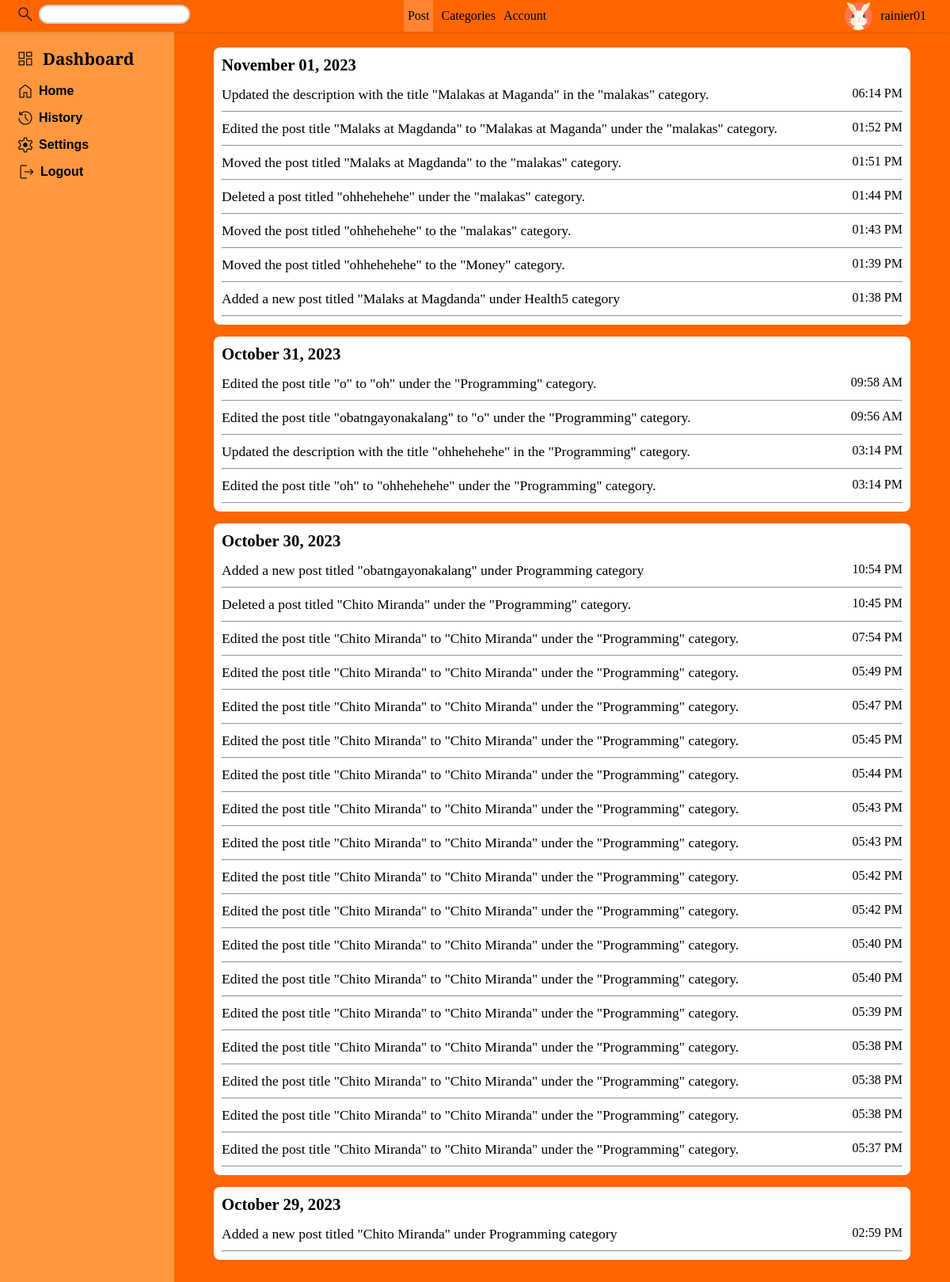
The page /history/post (signed in) on the database its author committed.
### tables this page shows
CREATE TABLE "src_avatar" (
	"avatarID"	INTEGER NOT NULL,
	"avatarPath"	TEXT NOT NULL,
	PRIMARY KEY("avatarID" AUTOINCREMENT)
);

CREATE TABLE "users" (
	"user_id"	INTEGER,
	"first_name"	TEXT NOT NULL,
	"last_name"	TEXT NOT NULL,
	"username"	NUMERIC NOT NULL UNIQUE,
	"password"	TEXT NOT NULL,
	"date_created"	TEXT NOT NULL,
	"time_created"	TEXT NOT NULL,
	"avatarID"	INTEGER DEFAULT 1,
	PRIMARY KEY("user_id" AUTOINCREMENT)
);

CREATE TABLE "user_history" (
	"date"	TEXT NOT NULL,
	"history_id"	INTEGER NOT NULL,
	"history"	TEXT NOT NULL,
	"user_id"	INTEGER NOT NULL,
	"history_type"	TEXT NOT NULL,
	"time"	TEXT NOT NULL,
	PRIMARY KEY("history_id" AUTOINCREMENT),
	FOREIGN KEY("user_id") REFERENCES "users"("user_id")
);

### app.py (the view, shortened to what this page needs)
@app.route("/history/<type>")
@login_required
def history(type):
    username = session["user_id"]
    user_id = db.execute("SELECT user_id FROM users WHERE username = ?", username)[0]["user_id"]
    organized_history = {}
    count_post = db.execute("SELECT COUNT(links.title_name) AS count FROM links JOIN folders  ON links.folder_id = folders.folder_id WHERE folders.user_id = ?", user_id)[0]['count']
    count_categories = db.execute("SELECT COUNT(folder_name) AS count FROM folders WHERE user_id = ?", user_id)[0]['count']
    all_avatar_path = all_avatar_path = db.execute("SELECT avatarPath FROM src_avatar")
    current_avatar = db.execute("SELECT avatar.avatarPath FROM src_avatar AS avatar JOIN users ON users.avatarID = avatar.avatarID WHERE users.user_id = ?", user_id)[0]['avatarPath']
    current_avatar_path = db.execute("SELECT src_avatar.avatarPath FROM src_avatar JOIN  users ON users.avatarID = src_avatar.avatarID WHERE users.user_id = ?", user_id)[0]['avatarPath']
    history_content = ['post', 'categories', 'account']
    if str(type) == "account":
        records = db.execute("SELECT date, time, history FROM user_history WHERE user_id = ? AND history_type = ? ORDER BY date DESC, time DESC, history_id DESC", user_id, str(type).upper())
        for record in records:
            history = record['history']
            time = record['time']
            date_record = record['date']
            date = history_date_format(date_record)
            if date in organized_history:
                organized_history[date].append((history, time))
            else:
                organized_history[date] = [(history, time)]
        history = "account"
        return render_template("history.html",history = history,history_content = history_content, username = username,organized_history = organized_history, count_post = count_post, count_categories = count_categories, all_avatar_path = all_avatar_path, current_avatar = current_avatar, current_avatar_path = current_avatar_path)
    elif str(type) == "post":
        records = db.execute("SELECT date, time, history FROM user_history WHERE user_id = ? AND history_type = ? ORDER BY date DESC, time DESC, history_id DESC", user_id, str(type).upper())
        for record in records:
            history = record['history']
            time = record['time']
            date_record = record['date']
            date = history_date_format(date_record)
            if date in organized_history:
                organized_history[date].append((history, time))
            else:
                organized_history[date] = [(history, time)]
        history = "post"
        return render_template("history.html",history=history, history_content = history_content,username = username,organized_history = organized_history, count_post = count_post, count_categories = count_categories, all_avatar_path = all_avatar_path, current_avatar = current_avatar, current_avatar_path = current_avatar_path)

### helper.py (called while the page is built)
def login_required(f):
    @wraps(f)
    def decorated_function(*args, **kwargs):
        if 'user_id' not in session:
            return redirect(url_for('loginUI'))
        return f(*args, **kwargs)
    return decorated_function

def history_date_format(date_record):
    date_object = datetime.strptime(date_record, "%m-%d-%Y")
    formatted_date = date_object.strftime("%B %d, %Y")
    return str(formatted_date)

### templates/history.html (shortened to what this page needs)
<!DOCTYPE html>
<html lang="en">
<head>
    <link
    rel="stylesheet"
    href="{{ url_for('static', filename='folder-post.css') }}"
  />
  <link
  rel="stylesheet"
  href="{{ url_for('static', filename='style.css') }}"
/>
<link
rel="stylesheet"
href="{{ url_for('static', filename='history.css') }}"
/>
  <link
  rel="stylesheet"
  href="{{ url_for('static', filename='profile-box.css') }}"
/>
</head>
<body>
    <div class="main-container-post">
    <nav class="nav nav-history">
        <div class="searchInput">
          <label for="search"
            ><i class="material-symbols-outlined">Search</i></label
          >
          <input type="text" id="search" autocomplete="off" autofocus />
        </div>
        <div class="middle-nav">
          {% for content in history_content %}
          {% if content == history %}
          <a  class="active-history"  href="/history/{{content}}">{{content | capitalize}}</a>
          {% else %}
          <a href="/history/{{content}}">{{content | capitalize}}</a>
          {% endif %}
          {% endfor %}
        </div>
        <div class="nav-profile">
          <div class="nav-profile-extend">
            <div class="nav-profile-extend-box">
            <img class="prof-img" src="{{ url_for('static', filename='avatars/' ~ current_avatar_path) }}" alt="icon">
            <div>{{username}}</div>
          </div>
          </div>
        </div>
      </nav>
    <aside class="sidebar history-sidebar">
        <button class="dashboard-box">
          <div class="icon-dashboard">
            <i class="material-symbols-outlined dashboard-icon">dashboard</i>
          </div>
          <div id="dashboard-text">Dashboard</div>
        </button>
        <ul >
          <a href="/home">
            <li class="icon-dash">
              <i class="material-symbols-outlined">Home</i>
              <div class="dash-text">Home</div>
            </li>
          </a>
          <a href="" class="current_path">
            <li class="icon-dash">
              <i class="material-symbols-outlined">history</i>
              <div class="dash-text">History</div>
            </li>
          </a>
          <a href="">
            <li class="icon-dash">
              <i class="material-symbols-outlined">settings</i>
              <div class="dash-text">Settings</div>
            </li>
          </a>
          <a href="/logout">
            <li class="icon-dash logout-icon">
              <i class="material-symbols-outlined">logout</i>
              <div class="dash-text">Logout</div>
            </li>
          </a>
        </ul>
      </aside>
      <article class="article-history">
            {% for date,  items in organized_history.items() %}
            <div class="history-box">
              <div class="history-date">{{date}}</div>
              {% for item in items %}
              <ul>
                <li>
                  <div class="history-text">{{item[0]}}</div>
                  <div class="history-time">{{item[1]}}</div>
                </li>
                <hr>
              </ul>
            {% endfor %}
            </div>
            {% endfor %}
      </article>
      </div>
</body>
</html>

### static/folder-post.css (style rules this page uses)
* { padding: 0; margin: 0; box-sizing: border-box; }
:root { --nav_height: 45px; --sidebarwidth:300px; }
.main-container-post { height: 100vh; box-sizing: border-box; background-color: #000; }
.nav { display: flex; justify-content: space-between; align-items: center; padding: 0px 20px 0px 20px; box-shadow: 0px 0px 5px rgba(0, 0, 0, 0.2); position: fixed; z-index: 2; top:0; left: 0; width: 100%; background-color: #FF6600; box-sizing: border-box; height: var(--nav_height); }
.searchInput { flex: 1; display: flex; align-items: flex-start; gap: 5px; }
#search { border-radius: 15px; border: 2px solid lightgray;; background-color: #fff; padding: 3px 5px; }
.middle-nav { flex: 1; flex-wrap: wrap; display: flex; justify-content: center; gap: 10px; }
.nav-profile { flex: 1; display: flex; justify-content: flex-end; height: 100%; }

### static/style.css (style rules this page uses)
* { margin: 0; padding: 0; }
body { position: relative; height: 100vh; background-color: #000; }
:root { --sidebarwidth: 150px; --normalsidebar:60px; }
a { text-decoration: none; color: #000; }
.sidebar { background-color: #ff983f; padding: 20px 20px 20px 20px; position: fixed; width: 220px; box-sizing: border-box; top: 0; bottom: 0; }
.dashboard-box, .dashboard { display: flex; justify-content: flex-start; align-items: center; gap: 10px; }
.dashboard-box { margin-bottom: 15px; background-color: #ff983f; border: none; }
.icon-dash { display: flex; align-items: center; gap: 5px; margin-bottom: 10px; box-sizing: border-box; }
.icon-dashboard { display: flex; align-items: center; gap: 5px; box-sizing: border-box; }
#dashboard-text { font-weight: 700; font-size: 1.3rem; font-family: 'PT Serif', serif; }
.dashboard-icon { font-size: 35px; }
.dash-text { font-family: 'Noto Sans JP', sans-serif; font-weight: 700; display: flex; align-items: flex-start; }
.material-symbols-outlined { font-variation-settings: 'FILL' 0, 'wght' 300, 'GRAD' 1, 'opsz' 50 }
.icon-dashboard { animation: rotate_invert 0.5s ease-in both; }
.logout-icon { padding-left: 2px; }
.prof-img { width: 35px; height: 35px; }
.nav { display: flex; justify-content: space-between; align-items: center; padding: 0px 20px 0px 20px; box-shadow: 0px 0px 5px rgba(0, 0, 0, 0.2); position: fixed; z-index: 2; top: 0; left: 0; width: 100%; background-color: #FF6600; box-sizing: border-box; height: 45px; }
.searchInput input { height: 24px; }
#search { border-radius: 15px; border: 2px solid lightgray; background-color: #fff; padding: 3px 5px; box-sizing: border-box; }
.searchInput { flex: 1; display: flex; align-items: flex-start; gap: 5px; }
.middle-nav { flex: 1; flex-wrap: wrap; display: flex; justify-content: center; gap: 10px; display: none; }

### static/history.css (style rules this page uses)
:root { --nav-height: 40px; --sidebarwidth:220px; }
.nav-history { height: var(--nav-height); }
.history-sidebar { margin-top: var(--nav-height) }
body { background-color: #000; }
.article-history { margin-left: calc(var(--sidebarwidth) + 50px); margin-right: 50px; margin-top: var(--nav-height); padding-top: 20px; box-sizing: border-box; min-height: 100vh; overflow-y: auto; }
.main-container-post { background-color: #FF6600; min-height: 100%; overflow: auto; }
.history-box { background-color: #fff; margin-bottom: 15px; border-radius: 8px; padding: 10px; }
.history-date { font-weight: 700; font-size: 1.3rem; margin-bottom: 5px; }
.history-box ul { list-style: none; }
.history-box ul li { display: flex; justify-content: space-between; padding-top: 10px; padding-bottom: 10px; }
.history-text { font-size: 1.1rem; }
.middle-nav { height: 100%; display: flex; align-items: center; }
.middle-nav a { height: 100%; display: flex; align-items: center; }
.active-history { background-color:#ff8533; padding-left: 5px; padding-right: 5px; }

### static/profile-box.css (style rules this page uses)
body { position: relative; }
.nav-profile-extend { position: relative; }
.nav-profile-extend-box { height: 100%; padding-left: 10px; padding-right: 10px; }
.nav-profile-extend-box { display: flex; align-items: center; gap:10px; }
.prof-img { width: 35px; height: 35px; }

### rows shown on the page
src_avatar: avatarPath (picture)
users: username "rainier01"
user_history: history "Updated the description with the title \"Malakas at Maganda\" in the \"malakas\" category.", time "06:14 PM"
user_history: history "Edited the post title \"Malaks at Magdanda\" to \"Malakas at Maganda\" under the \"malakas\" category.", time "01:52 PM"
user_history: history "Moved the post titled \"Malaks at Magdanda\" to the \"malakas\" category.", time "01:51 PM"
user_history: history "Deleted a post titled \"ohhehehehe\" under the \"malakas\" category.", time "01:44 PM"
user_history: history "Moved the post titled \"ohhehehehe\" to the \"malakas\" category.", time "01:43 PM"
user_history: history "Moved the post titled \"ohhehehehe\" to the \"Money\" category.", time "01:39 PM"
user_history: history "Added a new post titled \"Malaks at Magdanda\" under Health5 category", time "01:38 PM"
user_history: history "Edited the post title \"o\" to \"oh\" under the \"Programming\" category.", time "09:58 AM"
user_history: history "Edited the post title \"obatngayonakalang\" to \"o\" under the \"Programming\" category.", time "09:56 AM"
user_history: history "Updated the description with the title \"ohhehehehe\" in the \"Programming\" category.", time "03:14 PM"
user_history: history "Edited the post title \"oh\" to \"ohhehehehe\" under the \"Programming\" category.", time "03:14 PM"
user_history: history "Added a new post titled \"obatngayonakalang\" under Programming category", time "10:54 PM"
user_history: history "Deleted a post titled \"Chito Miranda\" under the \"Programming\" category.", time "10:45 PM"
user_history: history "Edited the post title \"Chito Miranda\" to \"Chito Miranda\" under the \"Programming\" category.", time "07:54 PM"
user_history: history "Edited the post title \"Chito Miranda\" to \"Chito Miranda\" under the \"Programming\" category.", time "05:49 PM"
user_history: history "Edited the post title \"Chito Miranda\" to \"Chito Miranda\" under the \"Programming\" category.", time "05:47 PM"
user_history: history "Edited the post title \"Chito Miranda\" to \"Chito Miranda\" under the \"Programming\" category.", time "05:45 PM"
user_history: history "Edited the post title \"Chito Miranda\" to \"Chito Miranda\" under the \"Programming\" category.", time "05:44 PM"
user_history: history "Edited the post title \"Chito Miranda\" to \"Chito Miranda\" under the \"Programming\" category.", time "05:43 PM"
user_history: history "Edited the post title \"Chito Miranda\" to \"Chito Miranda\" under the \"Programming\" category.", time "05:43 PM"
user_history: history "Edited the post title \"Chito Miranda\" to \"Chito Miranda\" under the \"Programming\" category.", time "05:42 PM"
user_history: history "Edited the post title \"Chito Miranda\" to \"Chito Miranda\" under the \"Programming\" category.", time "05:42 PM"
user_history: history "Edited the post title \"Chito Miranda\" to \"Chito Miranda\" under the \"Programming\" category.", time "05:40 PM"
user_history: history "Edited the post title \"Chito Miranda\" to \"Chito Miranda\" under the \"Programming\" category.", time "05:40 PM"
user_history: history "Edited the post title \"Chito Miranda\" to \"Chito Miranda\" under the \"Programming\" category.", time "05:39 PM"
user_history: history "Edited the post title \"Chito Miranda\" to \"Chito Miranda\" under the \"Programming\" category.", time "05:38 PM"
user_history: history "Edited the post title \"Chito Miranda\" to \"Chito Miranda\" under the \"Programming\" category.", time "05:38 PM"
user_history: history "Edited the post title \"Chito Miranda\" to \"Chito Miranda\" under the \"Programming\" category.", time "05:38 PM"
user_history: history "Edited the post title \"Chito Miranda\" to \"Chito Miranda\" under the \"Programming\" category.", time "05:37 PM"
user_history: history "Added a new post titled \"Chito Miranda\" under Programming category", time "02:59 PM"

### other values the page prints
{{ content | capitalize }} "Post"
{{ content | capitalize }} "Categories" "Account"
{{ date }} "November 01, 2023" "October 31, 2023" "October 30, 2023" "October 29, 2023"
